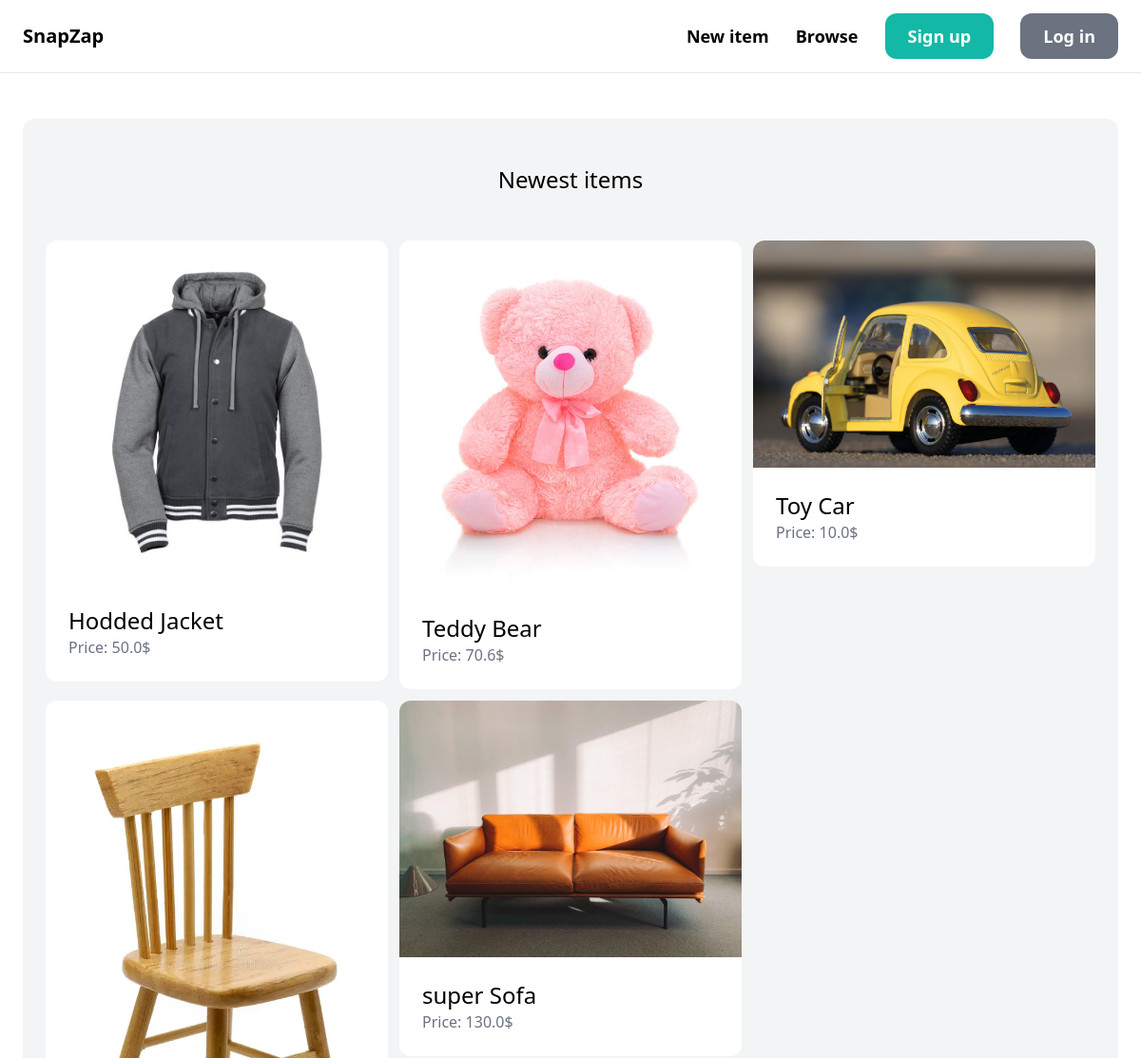
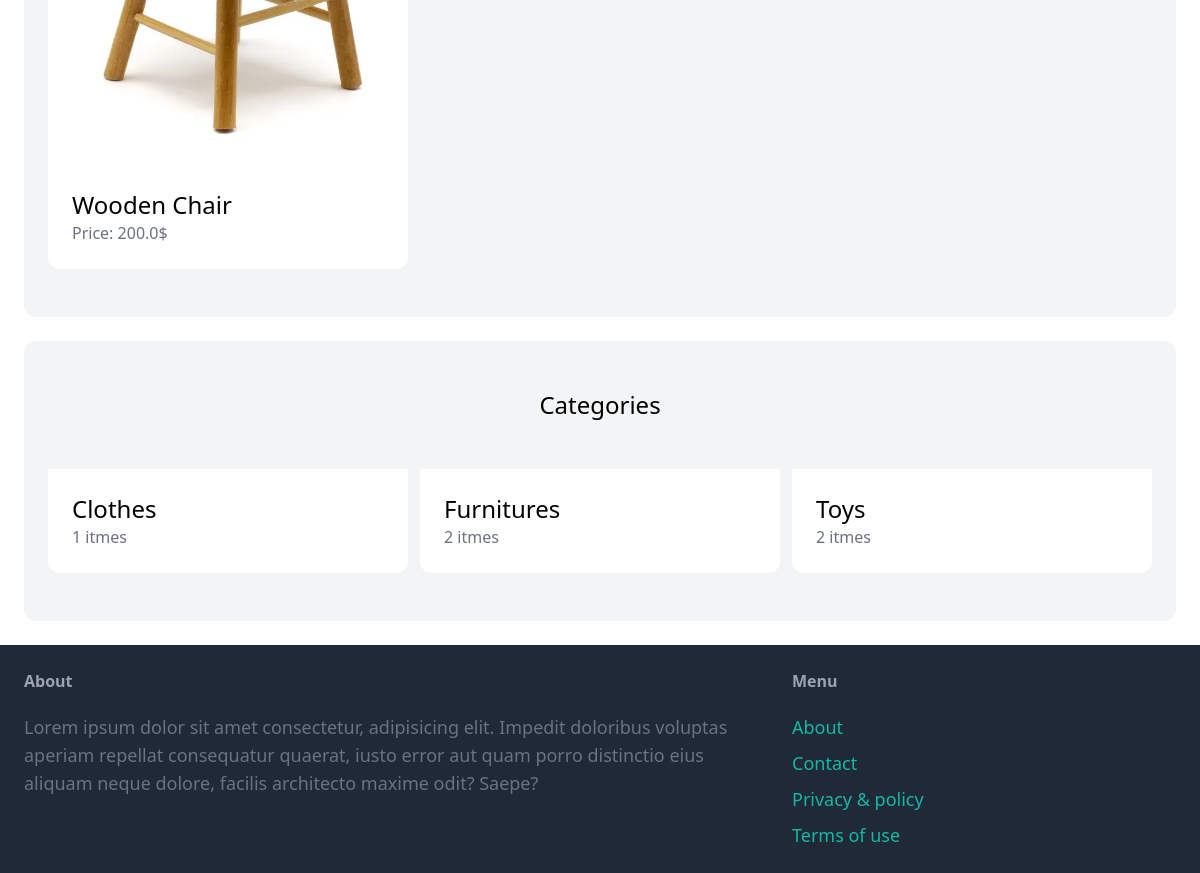
The page / on the database its author committed (2 pictures, top to bottom).
### item/models.py (models this page shows, shortened)
class Item(models.Model):
    category = models.ForeignKey(
        Category, related_name='items', on_delete=models.CASCADE)
    name = models.CharField(max_length=255)
    description = models.TextField(blank=True, null=True)
    price = models.FloatField()
    image = models.ImageField(upload_to='item_images', blank=True, null=True)
    is_sold = models.BooleanField(default=False)
    created_by = models.ForeignKey(
        User, related_name='items', on_delete=models.CASCADE)
    created_at = models.DateTimeField(auto_now_add=True)
    class Meta:
        ordering = ("name",)

class Category(models.Model):
    name = models.CharField(max_length=255)
    class Meta:
        ordering = ('name',)
        verbose_name_plural = "Categories"

### core/views.py (the view)
# urls.py: path('', views.index, name='index'),
def index(request):
    items = Item.objects.filter(is_sold=False)[:6]
    categories = Category.objects.all()
    return render(request, 'core/index.html', context={'categories': categories, 'items': items})

### core/templates/core/index.html (shortened to what this page needs)
{% extends 'core/base.html' %}
{% block content %}
<div class="mt-6 px-6 py-12 bg-gray-100 rounded-xl">
    <h2 class="mb-12 text-2xl text-center">Newest items</h2>
    <div class="grid grid-cols-3 gap-3">
        {% for item in items %}
        <div>
            <a href="{% url 'item:detail' item.id %}">
                <div>
                    <img src="{{item.image.url}}" alt="{{item.name}}" class="rounded-t-xl">
                </div>
                <div class="p-6 bg-white rounded-b-xl">
                    <h2 class="text-2xl">{{item.name}}</h2>
                    <p class="text-gray-500">Price: {{item.price}}$</p>
                </div>
            </a>
        </div>
        {% endfor %}
    </div>
</div>
<div class="mt-6 px-6 py-12 bg-gray-100 rounded-xl">
    <h2 class="mb-12 text-2xl text-center">Categories</h2>
    <div class="grid grid-cols-3 gap-3">
        {% for category in categories %}
        <div>
            <a href="#">
                <div class="p-6 bg-white rounded-b-xl">
                    <h2 class="text-2xl">{{category.name}}</h2>
                    <p class="text-gray-500">{{category.items.count}} itmes</p>
                </div>
            </a>
        </div>
        {% endfor %}
    </div>
</div>
{% endblock content %}

### core/templates/core/base.html (shortened to what this page needs)
<!DOCTYPE html>
<html>
  <head>
    <script src="https://cdn.tailwindcss.com"></script>
  </head>
  <body>
    <nav class='px-6 py-6 flex justify-between items-center border-b border-gray-200'>
      <a href="/" class='text-xl font-semibold'>SnapZap</a>
      <div class="space-x-6">
        <a href="{% url 'item:new-item' %}" class="text-lg font-semibold hover:text-gray-500">New item</a>
        <a href="{% url 'item:items' %}" class="text-lg font-semibold hover:text-gray-500">Browse</a>
        {% if request.user.is_authenticated %}
        <a href="{% url 'conversation:inbox' %}" class="px-6 py-3 text-lg font-semibold bg-teal-500 text-white rounded-xl hover:bg-teal-700">Inbox</a>
        <a href="{% url 'dashboard:index' %}" class="px-6 py-3 text-lg font-semibold bg-gray-500 text-white rounded-xl hover:bg-gray-700">Dashboard</a>
        {% else %}
        <a href="{% url 'core:signup' %}" class="px-6 py-3 text-lg font-semibold bg-teal-500 text-white rounded-xl hover:bg-teal-700">Sign up</a>
        <a href="{% url 'core:login' %}" class="px-6 py-3 text-lg font-semibold bg-gray-500 text-white rounded-xl hover:bg-gray-700">Log in</a>
        {% endif %}
      </div>
      </nav>
    <div class="px-6 py-6">
        {% block content %}
        {% endblock content %}
    </div>
    <footer class="py-6 px-6 flex justify-between bg-gray-800">
      <div class="w-2/3 pr-10">
        <h3 class="mb-5 font-semibold text-gray-400">About</h3>
        <p class="text-lg text-gray-500">Lorem ipsum dolor sit amet consectetur, adipisicing elit. Impedit doloribus voluptas aperiam repellat consequatur quaerat, iusto error aut quam porro distinctio eius aliquam neque dolore, facilis architecto maxime odit? Saepe?</p>
      </div>
      <div class="w-1/3">
        <h3 class="mb-5 font-semibold text-gray-400">Menu</h3>
        <ul class="space-y-2">
          <li><a href="#" class="text-lg text-teal-500 hover:text-teal-700">About</a></li>
          <li><a href="{% url 'core:contact' %}" class="text-lg text-teal-500 hover:text-teal-700">Contact</a></li>
          <li><a href="#" class="text-lg text-teal-500 hover:text-teal-700">Privacy & policy</a></li>
          <li><a href="#" class="text-lg text-teal-500 hover:text-teal-700">Terms of use</a></li>
        </ul>
      </div>
    </footer>
  </body>
</html>

### rows shown on the page
Item: image (picture), name "Hodded Jacket", price "50.0"
Item: image (picture), name "Teddy Bear", price "70.6"
Item: image (picture), name "Toy Car", price "10.0"
Item: image (picture), name "Wooden Chair", price "200.0"
Item: image (picture), name "super Sofa", price "130.0"
Category: name "Clothes", items.count "1"
Category: name "Furnitures", items.count "2"
Category: name "Toys", items.count "2"
